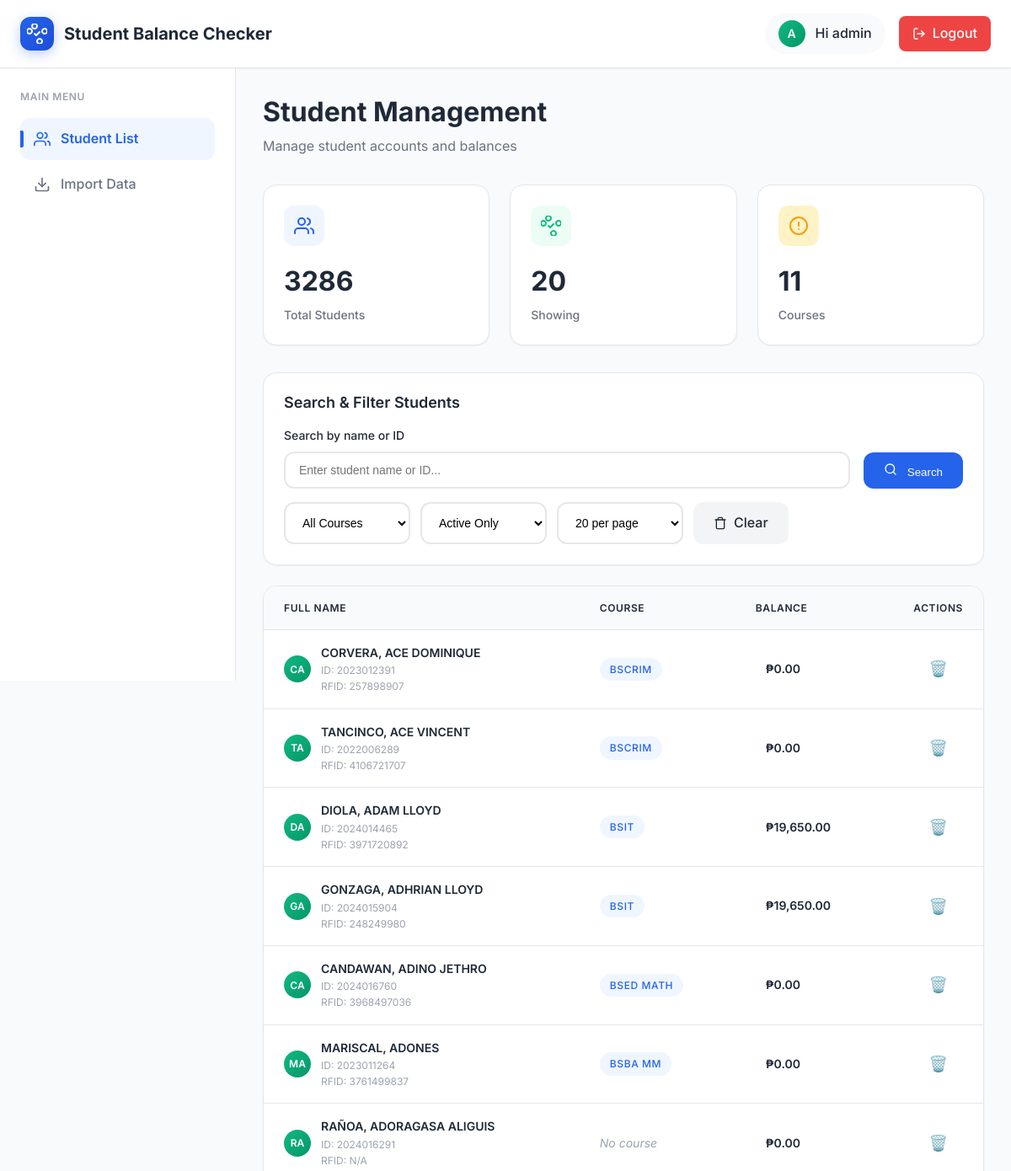
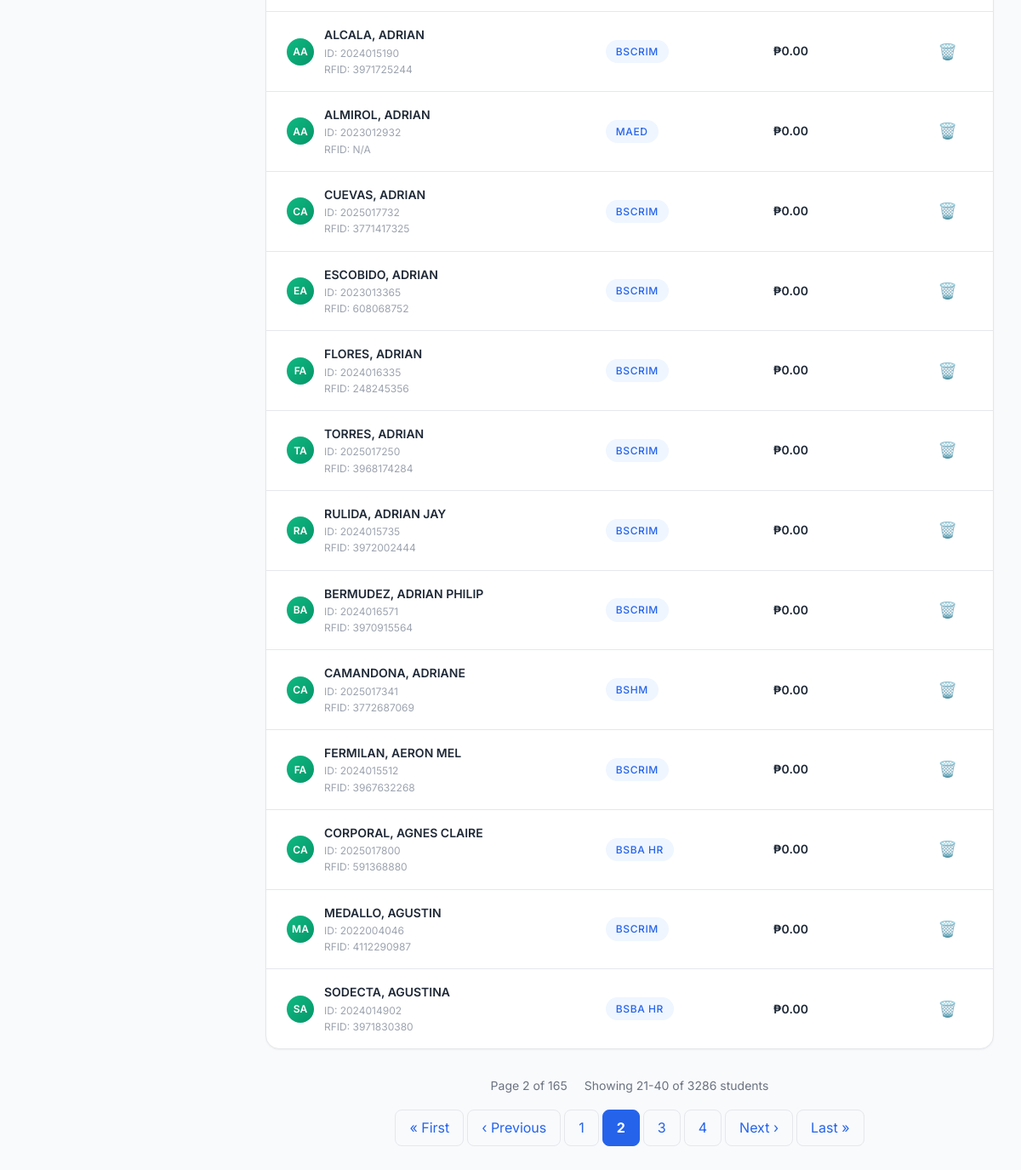
Page /dashboard/?page=2&status=active&per_page=20 (signed in) on the committed database (2 pictures, top to bottom).
### balance_checker/models.py (models this page shows, shortened)
class Student(models.Model):
    student_id = models.CharField(max_length=20, unique=True, primary_key=True)
    first_name = models.CharField(max_length=100)
    last_name = models.CharField(max_length=100)
    rfid_number = models.CharField(max_length=50, unique=True, blank=True, null=True, help_text="RFID card number for tap ID purposes")
    course = models.CharField(max_length=100, blank=True, null=True)
    balance = models.DecimalField(max_digits=10, decimal_places=2, default=0.00)
    balance_updated_at = models.DateTimeField(default=timezone.now, help_text="When the balance was last updated")
    created_at = models.DateTimeField(auto_now_add=True)
    updated_at = models.DateTimeField(auto_now=True)
    is_active = models.BooleanField(default=True)
    class Meta:
        ordering = ['last_name', 'first_name']

### balance_checker/views.py (the view, shortened to what this page needs)
# urls.py: path('dashboard/', views.student_list, name='student_list'),
@login_required
def student_list(request):
    all_students = Student.objects.all().order_by('last_name', 'first_name')
    search_query = request.GET.get('search', '').strip()
    course_filter = request.GET.get('course', '')
    status_filter = request.GET.get('status', 'active')
    per_page = int(request.GET.get('per_page', 20))
    students = all_students
    if course_filter:
        students = students.filter(course=course_filter)
    if status_filter == 'active':
        students = students.filter(is_active=True)
    elif status_filter == 'inactive':
        students = students.filter(is_active=False)
    courses = Student.objects.values_list('course', flat=True).distinct().exclude(course__isnull=True).exclude(course='').order_by('course')
    paginator = Paginator(students, per_page)
    page_number = request.GET.get('page')
    page_obj = paginator.get_page(page_number)
    context = {
        'students': page_obj,
        'courses': courses,
        'search_query': search_query,
        'course_filter': course_filter,
        'status_filter': status_filter,
        'per_page': per_page,
        'total_students': students.count(),
        'total_pages': paginator.num_pages,
    }
    return render(request, 'balance_checker/dashboard_enhanced.html', context)

### balance_checker/templates/balance_checker/dashboard_enhanced.html (shortened to what this page needs)
<!DOCTYPE html>
<html lang="en">
<head>
    {% load static %}
    {% load currency_filters %}
    <link rel="stylesheet" href="{% static 'css/modern-theme.css' %}">
</head>
<body>
    <div class="dashboard-container">
        <div class="header">
            <div class="header-content">
                <div class="logo-section">
                    <div class="logo">
                    </div>
                    <div class="brand-text">Student Balance Checker</div>
                </div>
                <div class="user-section">
                    <div class="user-info">
                        <div class="user-avatar">
                            {{ user.first_name|default:user.username|first|upper }}
                        </div>
                        <span>Hi {{ user.first_name|default:user.username }}</span>
                    </div>
                    <a href="{% url 'signout' %}" class="logout-btn">
                        <svg width="16" height="16" viewBox="0 0 24 24" fill="none" stroke="currentColor" stroke-width="2" stroke-linecap="round" stroke-linejoin="round">
                            <path d="M9 21H5a2 2 0 0 1-2-2V5a2 2 0 0 1 2-2h4"></path>
                            <polyline points="16,17 21,12 16,7"></polyline>
                            <line x1="21" y1="12" x2="9" y2="12"></line>
                        </svg>
                        Logout
                    </a>
                </div>
            </div>
        </div>
        <div class="main-layout">
            <div class="sidebar">
                <div class="nav-section">
                    <div class="nav-title">Main Menu</div>
                    <nav class="nav-menu">
                        <a href="{% url 'student_list' %}" class="nav-item active">
                            <div class="nav-icon">
                            </div>
                            Student List
                        </a>
                        <a href="{% url 'import_data' %}" class="nav-item">
                            <div class="nav-icon">
                                <svg width="20" height="20" viewBox="0 0 24 24" fill="none" stroke="currentColor" stroke-width="2" stroke-linecap="round" stroke-linejoin="round">
                                    <path d="M21 15v4a2 2 0 0 1-2 2H5a2 2 0 0 1-2-2v-4"></path>
                                    <polyline points="7,10 12,15 17,10"></polyline>
                                    <line x1="12" y1="15" x2="12" y2="3"></line>
                                </svg>
                            </div>
                            Import Data
                        </a>
                    </nav>
                </div>
            </div>
            <div class="main-content">
                <div class="content-header">
                    <h1 class="page-title">Student Management</h1>
                    <p class="page-subtitle">Manage student accounts and balances</p>
                </div>
                <div class="stats-grid">
                    <div class="stat-card">
                        <div class="stat-header">
                            <div class="stat-icon primary">
                            </div>
                        </div>
                        <div class="stat-value">{{ total_students }}</div>
                        <div class="stat-label">Total Students</div>
                    </div>
                    <div class="stat-card">
                        <div class="stat-header">
                            <div class="stat-icon success">
                            </div>
                        </div>
                        <div class="stat-value">{{ students|length }}</div>
                        <div class="stat-label">Showing</div>
                    </div>
                    <div class="stat-card">
                        <div class="stat-header">
                            <div class="stat-icon warning">
                                <svg width="24" height="24" viewBox="0 0 24 24" fill="none" stroke="currentColor" stroke-width="2" stroke-linecap="round" stroke-linejoin="round">
                                    <circle cx="12" cy="12" r="10"></circle>
                                    <line x1="12" y1="8" x2="12" y2="12"></line>
                                    <line x1="12" y1="16" x2="12.01" y2="16"></line>
                                </svg>
                            </div>
                        </div>
                        <div class="stat-value">{{ courses|length }}</div>
                        <div class="stat-label">Courses</div>
                    </div>
                </div>
                <div class="controls-card">
                    <h3 class="controls-title">Search & Filter Students</h3>
                    <form method="get" class="search-form">
                        <div class="search-row">
                            <div class="search-group">
                                <label class="search-label">Search by name or ID</label>
                                <input type="text"
                                       name="search"
                                       placeholder="Enter student name or ID..."
                                       value="{{ search_query }}"
                                       class="search-input">
                            </div>
                            <button type="submit" class="search-btn">
                                <svg width="16" height="16" viewBox="0 0 24 24" fill="none" stroke="currentColor" stroke-width="2" stroke-linecap="round" stroke-linejoin="round" style="margin-right: 8px;">
                                    <circle cx="11" cy="11" r="8"></circle>
                                    <path d="M21 21l-4.35-4.35"></path>
                                </svg>
                                Search
                            </button>
                        </div>
                        <div class="filter-group">
                            <select name="course" class="filter-select">
                                <option value="">All Courses</option>
                            </select>
                            <select name="status" class="filter-select">
                                <option value="active" {% if status_filter == 'active' %}selected{% endif %}>Active Only</option>
                            </select>
                            <select name="per_page" class="filter-select">
                                <option value="20" {% if per_page == 20 %}selected{% endif %}>20 per page</option>
                            </select>
                            <a href="{% url 'student_list' %}" class="clear-btn">
                                Clear
                            </a>
                        </div>
                    </form>
                </div>
                <div class="table-container">
                    <table class="table">
                        <thead>
                            <tr>
                                <th>Full Name</th>
                                <th>Course</th>
                                <th>Balance</th>
                                <th>Actions</th>
                            </tr>
                        </thead>
                        <tbody>
                            {% for student in students %}
                            <tr data-student-id="{{ student.student_id }}">
                                <td>
                                    <div style="display: flex; align-items: center; gap: var(--space-3);">
                                        <div class="user-avatar" style="width: 32px; height: 32px; font-size: 0.75rem;">
                                            {{ student.first_name|first|upper }}{{ student.last_name|first|upper }}
                                        </div>
                                        <div>
                                            <div style="font-weight: 600; color: var(--text-primary);">
                                                {{ student.first_name }} {{ student.last_name }}
                                            </div>
                                            <div style="font-size: 0.75rem; color: var(--text-tertiary);">
                                                ID: {{ student.student_id }}
                                            </div>
                                            <div style="font-size: 0.75rem; color: var(--text-tertiary);">
                                                RFID: {{ student.rfid_number|default:"N/A" }}
                                            </div>
                                        </div>
                                    </div>
                                </td>
                                <td>
                                    {% if student.course %}
                                        <span class="badge badge-info">{{ student.course }}</span>
                                    {% else %}
                                        <span style="color: var(--text-tertiary); font-style: italic;">No course</span>
                                    {% endif %}
                                </td>
                                <td class="balance-cell">
                                    <span class="balance-display">{{ student.balance|peso_format }}</span>
                                </td>
                                <td class="actions-cell">
                                    <button class="delete-btn"
                                            title="Delete Student"
                                            data-student-id="{{ student.student_id }}"
                                            data-student-name="{{ student.first_name }} {{ student.last_name }}">
                                        🗑️
                                    </button>
                                </td>
                            </tr>
                            {% empty %}
                            <tr>
                                <td colspan="4" class="no-data">No students found</td>
                            </tr>
                            {% endfor %}
                        </tbody>
                    </table>
                </div>
                {% if students.has_other_pages %}
                <div class="pagination-container">
                    <div class="pagination-info">
                        <span>Page {{ students.number }} of {{ students.paginator.num_pages }}</span>
                        <span>Showing {{ students.start_index }}-{{ students.end_index }} of {{ students.paginator.count }} students</span>
                    </div>
                    <div class="pagination">
                        {% if students.has_previous %}
                            <a href="?page=1{% if status_filter %}&status={{ status_filter }}{% endif %}{% if per_page %}&per_page={{ per_page }}{% endif %}" class="page-link">« First</a>
                            <a href="?page={{ students.previous_page_number }}{% if status_filter %}&status={{ status_filter }}{% endif %}{% if per_page %}&per_page={{ per_page }}{% endif %}" class="page-link">‹ Previous</a>
                        {% endif %}
                        {% for num in students.paginator.page_range %}
                            {% if students.number == num %}
                                <span class="page-link current">{{ num }}</span>
                            {% elif num > students.number|add:'-3' and num < students.number|add:'3' %}
                                <a href="?page={{ num }}{% if status_filter %}&status={{ status_filter }}{% endif %}{% if per_page %}&per_page={{ per_page }}{% endif %}" class="page-link">{{ num }}</a>
                            {% endif %}
                        {% endfor %}
                        {% if students.has_next %}
                            <a href="?page={{ students.next_page_number }}{% if status_filter %}&status={{ status_filter }}{% endif %}{% if per_page %}&per_page={{ per_page }}{% endif %}" class="page-link">Next ›</a>
                            <a href="?page={{ students.paginator.num_pages }}{% if status_filter %}&status={{ status_filter }}{% endif %}{% if per_page %}&per_page={{ per_page }}{% endif %}" class="page-link">Last »</a>
                        {% endif %}
                    </div>
                </div>
                {% endif %}
            </div>
        </div>
    </div>
</body>
</html>

### rows in the picture
Student: first_name|first "C", last_name|first "A", first_name "CORVERA,", last_name "ACE DOMINIQUE", student_id "2023012391", rfid_number "257898907", course "BSCRIM", balance|peso_format "₱0.00"
Student: first_name|first "T", last_name|first "A", first_name "TANCINCO,", last_name "ACE VINCENT", student_id "2022006289", rfid_number "4106721707", course "BSCRIM", balance|peso_format "₱0.00"
Student: first_name|first "D", last_name|first "A", first_name "DIOLA,", last_name "ADAM LLOYD", student_id "2024014465", rfid_number "3971720892", course "BSIT", balance|peso_format "₱19,650.00"
Student: first_name|first "G", last_name|first "A", first_name "GONZAGA,", last_name "ADHRIAN LLOYD", student_id "2024015904", rfid_number "248249980", course "BSIT", balance|peso_format "₱19,650.00"
Student: first_name|first "C", last_name|first "A", first_name "CANDAWAN,", last_name "ADINO JETHRO", student_id "2024016760", rfid_number "3968497036", course "BSED MATH", balance|peso_format "₱0.00"
Student: first_name|first "M", last_name|first "A", first_name "MARISCAL,", last_name "ADONES", student_id "2023011264", rfid_number "3761499837", course "BSBA MM", balance|peso_format "₱0.00"
Student: first_name|first "R", last_name|first "A", first_name "RAÑOA,", last_name "ADORAGASA ALIGUIS", student_id "2024016291", rfid_number "N/A", shows "No course", balance|peso_format "₱0.00"
Student: first_name|first "A", last_name|first "A", first_name "ALCALA,", last_name "ADRIAN", student_id "2024015190", rfid_number "3971725244", course "BSCRIM", balance|peso_format "₱0.00"
Student: first_name|first "A", last_name|first "A", first_name "ALMIROL,", last_name "ADRIAN", student_id "2023012932", rfid_number "N/A", course "MAED", balance|peso_format "₱0.00"
Student: first_name|first "C", last_name|first "A", first_name "CUEVAS,", last_name "ADRIAN", student_id "2025017732", rfid_number "3771417325", course "BSCRIM", balance|peso_format "₱0.00"
Student: first_name|first "E", last_name|first "A", first_name "ESCOBIDO,", last_name "ADRIAN", student_id "2023013365", rfid_number "608068752", course "BSCRIM", balance|peso_format "₱0.00"
Student: first_name|first "F", last_name|first "A", first_name "FLORES,", last_name "ADRIAN", student_id "2024016335", rfid_number "248245356", course "BSCRIM", balance|peso_format "₱0.00"
Student: first_name|first "T", last_name|first "A", first_name "TORRES,", last_name "ADRIAN", student_id "2025017250", rfid_number "3968174284", course "BSCRIM", balance|peso_format "₱0.00"
Student: first_name|first "R", last_name|first "A", first_name "RULIDA,", last_name "ADRIAN JAY", student_id "2024015735", rfid_number "3972002444", course "BSCRIM", balance|peso_format "₱0.00"
Student: first_name|first "B", last_name|first "A", first_name "BERMUDEZ,", last_name "ADRIAN PHILIP", student_id "2024016571", rfid_number "3970915564", course "BSCRIM", balance|peso_format "₱0.00"
Student: first_name|first "C", last_name|first "A", first_name "CAMANDONA,", last_name "ADRIANE", student_id "2025017341", rfid_number "3772687069", course "BSHM", balance|peso_format "₱0.00"
Student: first_name|first "F", last_name|first "A", first_name "FERMILAN,", last_name "AERON MEL", student_id "2024015512", rfid_number "3967632268", course "BSCRIM", balance|peso_format "₱0.00"
Student: first_name|first "C", last_name|first "A", first_name "CORPORAL,", last_name "AGNES CLAIRE", student_id "2025017800", rfid_number "591368880", course "BSBA HR", balance|peso_format "₱0.00"
Student: first_name|first "M", last_name|first "A", first_name "MEDALLO,", last_name "AGUSTIN", student_id "2022004046", rfid_number "4112290987", course "BSCRIM", balance|peso_format "₱0.00"
Student: first_name|first "S", last_name|first "A", first_name "SODECTA,", last_name "AGUSTINA", student_id "2024014902", rfid_number "3971830380", course "BSBA HR", balance|peso_format "₱0.00"

### other values in the picture
{{ user.first_name|default:user.username|first|upper }} "A"
{{ user.first_name|default:user.username }} "admin"
{{ total_students }} "3286"
{{ students|length }} "20"
{{ courses|length }} "11"
{{ students.number }} "2"
{{ students.paginator.num_pages }} "165"
{{ students.start_index }} "21"
{{ students.end_index }} "40"
{{ students.paginator.count }} "3286"
{{ num }} "1" "3" "4"
{{ num }} "2"
